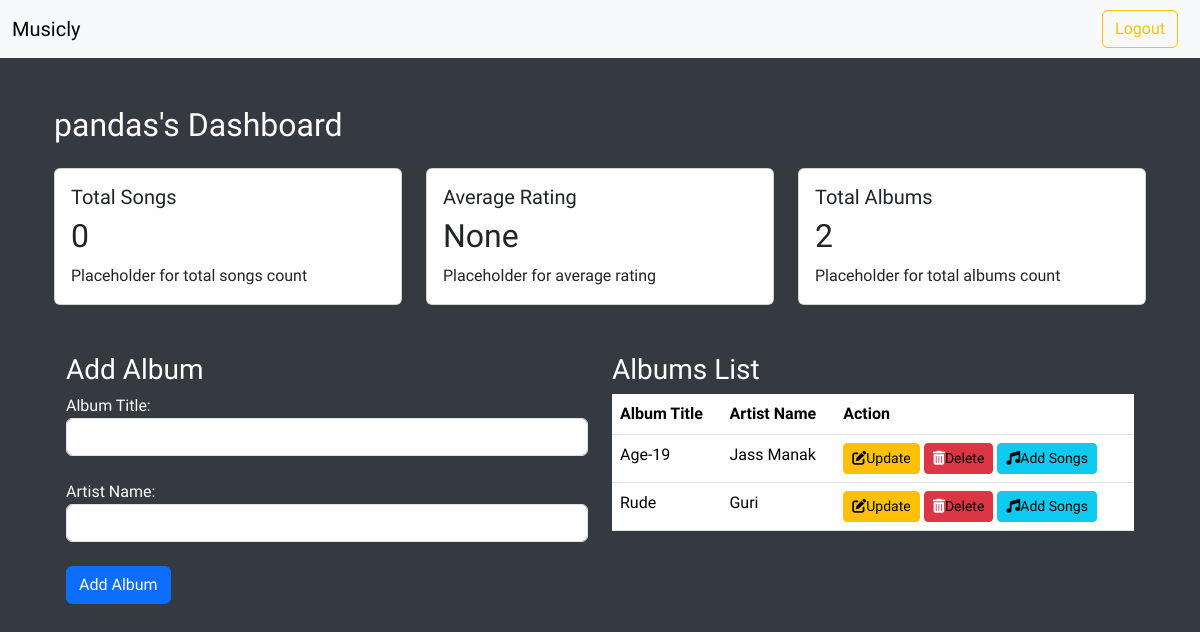
Screenshot of /creatorAccount (signed in) with the database file from the repository.
### models.py (models this page shows, shortened)
class User(UserMixin, db.Model):
    __tablename__ = 'User'
    id = db.Column(db.Integer, primary_key = True)
    username = db.Column(db.String(32), unique = True, nullable=False)
    passhash = db.Column(db.String(512), nullable = False)
    name = db.Column(db.String(32), nullable=True)
    email = db.Column(db.String(120), unique =True, nullable = False)
    role = db.Column(db.String(26), nullable = False, default='User')
    is_admin = db.Column(db.Boolean, nullable=False, default=False)
    status = db.Column(db.String(16), nullable=False, default="white")
    @property
    def password(self):
        raise AttributeError("Password is not a readable attribute")

class Album(db.Model):
    __tablename__='Album'
    id = db.Column(db.Integer, primary_key=True)
    name = db.Column(db.String(64), nullable=False)
    artist = db.Column(db.String, nullable = False)
    CreatorId = db.Column(db.Integer, db.ForeignKey('User.id'), nullable = False)

### routes.py (the view, shortened to what this page needs)
@app.route('/creatorAccount', methods=["POST", "GET"])
@auth_required
def creatorAccount():
    user = User.query.get(session["user_id"])
    current_creator = user.id
    if request.method == "GET":
        total_songs = db.session.query(func.count(Songs.id)).filter(Songs.CreatorId == current_creator).scalar()
        average_rating = db.session.query(func.avg(Songs.rating)).filter(Songs.CreatorId == current_creator).scalar()
        total_albums = db.session.query(func.count(Album.id)).filter(Album.CreatorId == current_creator).scalar()
        albums = Album.query.filter_by(CreatorId=current_creator).all()
        return render_template("creatorAccount.html", total_songs= total_songs, average_rating= average_rating, total_albums= total_albums, creator= user.username, albums=albums, user = user, need = True)

### routes.py (called while the page is built)
def auth_required(func):
    @wraps(func)
    def inner(*args, **kwargs):
        if "user_id" not in session:
            flash("Login required.")
            return redirect(url_for("login"))
        return func(*args, **kwargs)
    return inner

### templates/creatorAccount.html (shortened to what this page needs)
{% extends 'layout.html' %}
{% block content %}
<div class="container mt-5">
  <h2>{{ creator }}'s Dashboard</h2>
  <div class="row mt-4">
    <div class="col-md-4">
      <div class="card">
        <div class="card-body">
          <h5 class="card-title">Total Songs</h5>
          <h2>{{total_songs}}</h2>
          <p class="card-text">Placeholder for total songs count</p>
        </div>
      </div>
    </div>
    <div class="col-md-4">
      <div class="card">
        <div class="card-body">
          <h5 class="card-title">Average Rating</h5>
          <h2>{{average_rating}}</h2>
          <p class="card-text">Placeholder for average rating</p>
        </div>
      </div>
    </div>
    <div class="col-md-4">
      <div class="card">
        <div class="card-body">
          <h5 class="card-title">Total Albums</h5>
          <h2>{{total_albums}}</h2>
          <p class="card-text">Placeholder for total albums count</p>
        </div>
      </div>
    </div>
  </div>
  <div class="container mt-5">
    <div class="row mt-4">
      <div class="col-md-6">
        <h3>Add Album</h3>
        <form method="POST">
          <div class="form-group">
            <label for="albumTitle">Album Title:</label>
            <input type="text" class="form-control" id="albumTitle" name="albumTitle" required>
          </div>
          <br>
          <div class="form-group">
            <label for="albumName">Artist Name:</label>
            <input type="text" class="form-control" id="artistName" name="artistName" required>
          </div>
          <br>
          <button type="submit" class="btn btn-primary">Add Album</button>
        </form>
      </div>
      <div class="col-md-6">
        <h3>Albums List</h3>
        <table class="table">
          <thead>
            <tr>
              <th>Album Title</th>
              <th>Artist Name</th>
              <th>Action</th>
            </tr>
          </thead>
          <tbody>
            {% for album in albums %}
            <tr>
              <td>{{ album.name }}</td>
              <td>{{ album.artist}}</td>
              <td>
                <button type="button" class="btn btn-warning btn-sm"><i class="fas fa-edit"></i><a href="/creatorAccount/{{album.id}}/update">Update</a></button>
                <button type="button" class="btn btn-danger btn-sm"><i class="fas fa-trash-alt"></i><a href="/creatorAccount/{{album.id}}/delete">Delete</a></button>
                <button type="button" class="btn btn-info btn-sm"><i class="fas fa-music"></i><a href="/creatorAccount/{{album.id}}/addSongs">Add Songs</a></button>
              </td>
            </tr>
            {% endfor %}
          </tbody>
        </table>
      </div>
    </div>
  </div>
</div>
{% endblock %}

### templates/layout.html (style rules this page uses)
body { margin: 0; padding: 0; font-family: 'Balsamiq Sans', 'cursive'; background-color: #343a40; color: #ffffff; }

### templates/creatorAccount.html (style rules this page uses)
a { text-decoration: none; color: black; }

### rows the page displays
User: username "pandas"
Album: name "Age-19", artist "Jass Manak"
Album: name "Rude", artist "Guri"

### other values shown
{{ total_songs }} "0"
{{ average_rating }} "None"
{{ total_albums }} "2"
